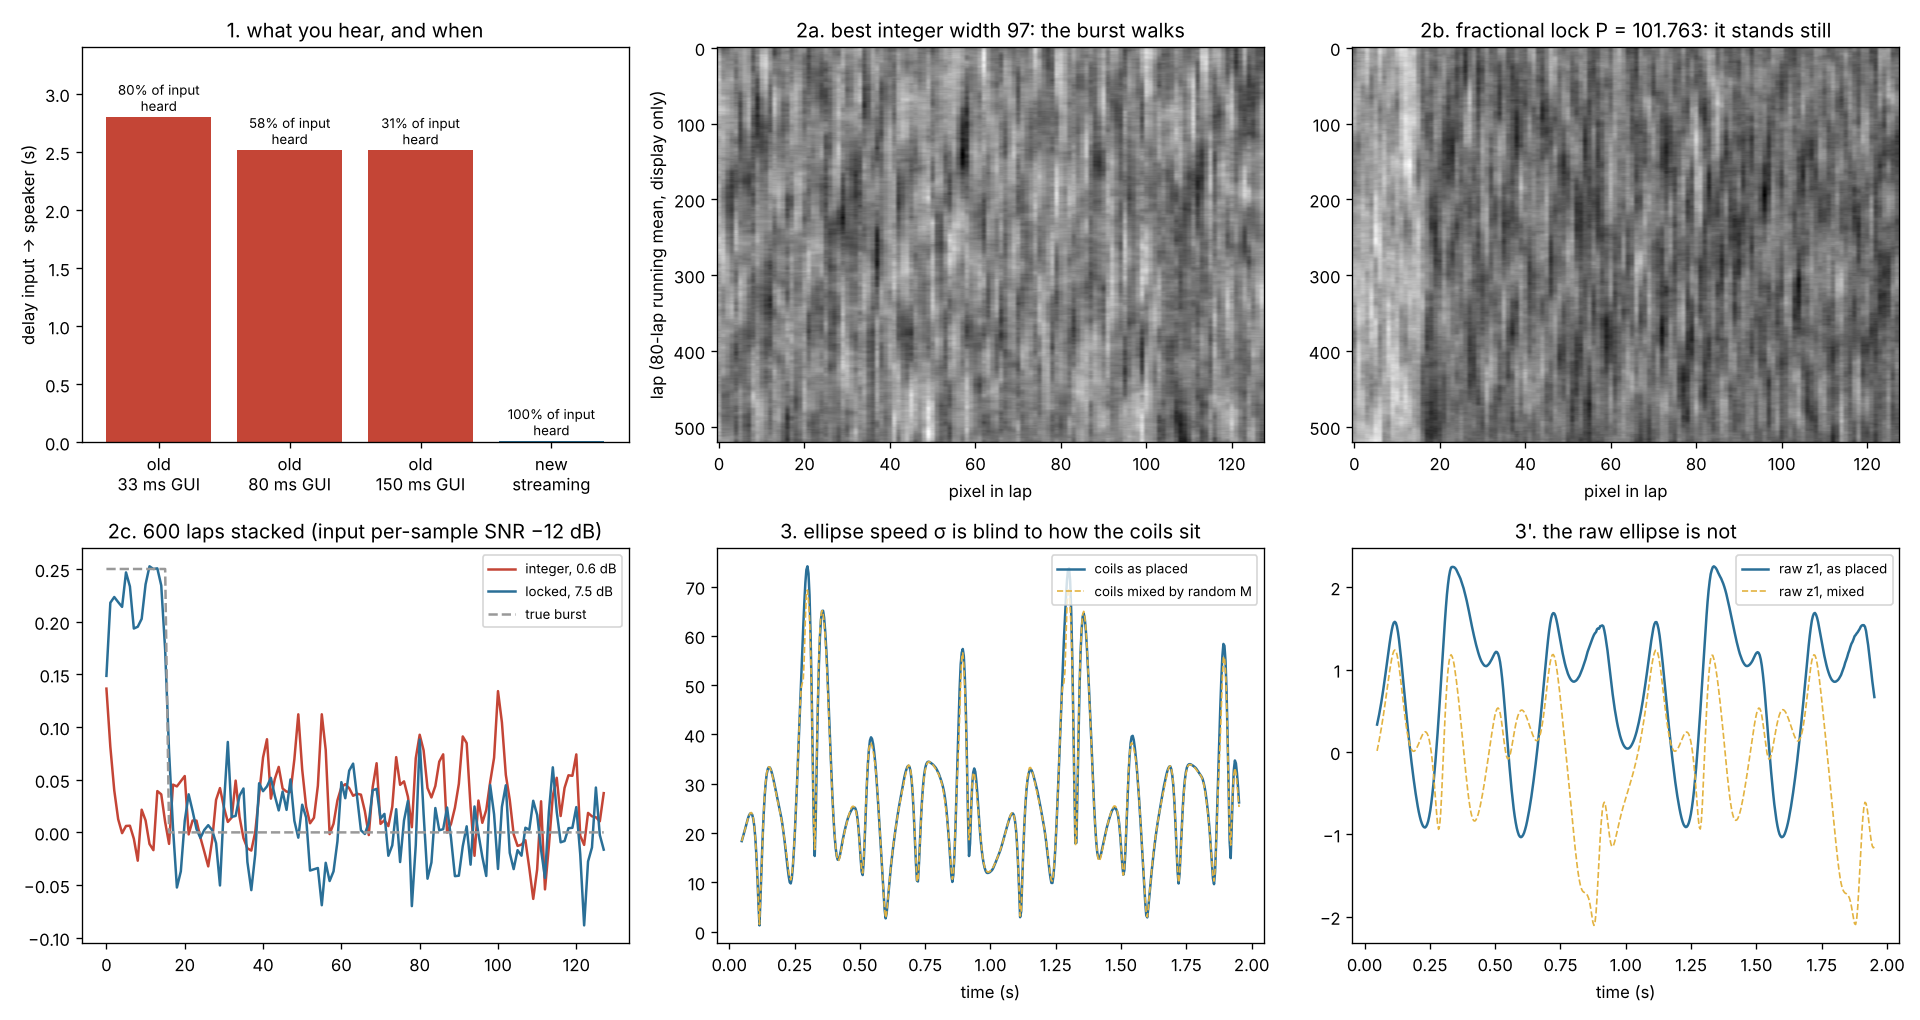

Write Python code to recreate this figure.
"""
bench/bench.py -- everything that can be checked without the guitar.

  1. Listening path: the old Tempest Explorer sonification (queue the whole
     raster window each GUI frame, play its first 1024 samples) vs the new
     streaming band filter inside the audio callback.  Measured: delay,
     how much of the input is actually heard, CPU per block.
  2. Fractional lap lock vs the best integer raster width, on a synthetic
     GSM-style 216.68 Hz buzz (period 101.763 samples at 22050 Hz) in noise.
  3. Two coils -> H^2: sigma and kappa of the field-ellipse path before and
     after a random mixing of the coils (rotation, gain mismatch, crosstalk).

Run:  python bench/bench.py      (writes bench/results.json and bench/*.png)
"""
import json
import os
import sys
import time

import numpy as np
import matplotlib

matplotlib.use("Agg")
import matplotlib.pyplot as plt

HERE = os.path.dirname(os.path.abspath(__file__))
sys.path.insert(0, os.path.join(HERE, ".."))
from gms import dsp  # noqa: E402

rng = np.random.default_rng(1)
fs = 22050
res = {}

# ============================================================== 1. listening
# Feed a ramp: input sample i has value i.  Whatever comes out of the speaker
# then says exactly which input sample it is and how late it is.
dur = 8.0
n = int(fs * dur)
ramp = np.arange(n, dtype=np.float64)


def old_path(x, frame_s, w=220, buf_s=2.5, start_s=3.0):
    """Tempest Explorer as written: every GUI frame (period frame_s) the last
    h*w samples of the 2.5 s ring are queued (deque maxlen 10); the output
    callback pops one queued block per 1024-sample period and plays its first
    1024 samples."""
    buf_len = int(fs * buf_s)
    h = min(600, buf_len // w)
    win = h * w
    out = np.full(len(x), np.nan)
    queue = []
    next_frame = start_s
    for start in range(int(start_s * fs), len(x) - 1024, 1024):
        now = start / fs
        while next_frame <= now:
            p = int(next_frame * fs)
            queue.append(x[p - win:p])
            queue = queue[-10:]
            next_frame += frame_s
        if queue:
            out[start:start + 1024] = queue.pop(0)[:1024]
    return out


def new_path(x, block=256, start_s=3.0):
    """New: each input block is filtered and written to the output in the
    same duplex callback; it reaches the speaker one block later."""
    out = np.full(len(x), np.nan)
    times = []
    band = dsp.StreamingBand(fs, 217.0, 20.0)
    for s0 in range(int(start_s * fs), len(x) - 2 * block, block):
        blk = x[s0:s0 + block]
        t0 = time.perf_counter()
        band.process(rng.normal(size=block))   # the real cost per block
        times.append(time.perf_counter() - t0)
        out[s0 + block:s0 + 2 * block] = blk    # identity of what is played
    return out, np.array(times)


def describe(out):
    played = np.isfinite(out)
    idx = np.arange(len(out))[played]
    delay = (idx - out[played]) / fs
    span = int(np.sum(played))
    heard_fraction = span / (len(out) - int(3.0 * fs))
    unique_inputs = len(np.unique(out[played].astype(np.int64)))
    return dict(delay_median_s=float(np.median(delay)), delay_max_s=float(np.max(delay)),
                speaker_busy_fraction=float(heard_fraction),
                input_coverage=float(unique_inputs / (len(out) - int(3.0 * fs))))


rows1 = {}
for frame_s in [0.033, 0.08, 0.15]:
    rows1[f"old_gui_{int(frame_s * 1000)}ms"] = describe(old_path(ramp, frame_s))
o_new, ptimes = new_path(ramp)
rows1["new_streaming"] = describe(o_new)
rows1["new_streaming"]["cpu_us_per_256_block_bandpass"] = float(np.median(ptimes) * 1e6)
res["listening"] = rows1
for k, v in rows1.items():
    print("1.", k, {kk: round(vv, 4) for kk, vv in v.items()})

# ============================================================== 2. lock
T = fs / 216.68                     # GSM TDMA frame rate -> fractional period
n2 = int(fs * 3.0)
tt2 = np.arange(n2)
burst = ((tt2 % T) / T < 0.125).astype(float)          # 1 of 8 slots on
x2 = 0.25 * burst + rng.normal(size=n2)                 # buried: per-sample SNR -12 dB
W, H = 128, 600
# best integer width (what an integer raster can do)
best = None
for P in range(95, 110):
    R, _ = dsp.fold(x2, 0, float(P), W, H)
    sc = dsp.profile_snr(dsp.stack_profile(R), R)
    if best is None or sc > best[1]:
        best = (P, sc)
P_int = best[0]
R_int, _ = dsp.fold(x2, 0, float(P_int), W, H)
# fractional: harmonic-comb acquisition, then the lap lock
P_acq, comb_db = dsp.acquire(x2, fs, 150, 300)
L = dsp.LapLock(P_acq, w=W)
trace = []
for it in range(30):
    R, _ = dsp.fold(x2, 0, L.P, W, H)
    L.update(R)
    trace.append(L.P)
R_frac, _ = dsp.fold(x2, 0, L.P, W, H)
snr_int = dsp.profile_snr(dsp.stack_profile(R_int), R_int)
snr_frac = dsp.profile_snr(dsp.stack_profile(R_frac), R_frac)
prof_true = ((np.arange(W) / W) < 0.125).astype(float) * 0.25
drift_int = (T - P_int) / T * W * H  # pixels the burst walks across the picture
res["lock"] = dict(true_period=T, best_integer_width=P_int, acquired_period=P_acq,
                   comb_gain_db=comb_db, locked_period=L.P,
                   period_error_ppm=float((L.P - T) / T * 1e6),
                   stacked_snr_db_integer=snr_int, stacked_snr_db_locked=snr_frac,
                   burst_walk_px_integer_over_600_laps=float(drift_int),
                   lock_quality=L.quality, trace=trace)
print(f"2. true lap {T:.4f}; best integer {P_int}; locked {L.P:.4f}"
      f" ({res['lock']['period_error_ppm']:.1f} ppm); stacked SNR {snr_int:.1f} -> {snr_frac:.1f} dB;"
      f" integer raster walks {drift_int:.0f} px over 600 laps")

# ============================================================== 3. H2
n3 = int(fs * 2.0)
t3 = np.arange(n3) / fs
f0 = 1000.0
# polarisation that changes with a slow "voice": axis ratio and phase
a = 1.0 + 0.6 * np.sin(2 * np.pi * 3.0 * t3)
b = 0.8 + 0.5 * np.sin(2 * np.pi * 5.0 * t3 + 1.0)
phi = 0.9 + 0.7 * np.sin(2 * np.pi * 2.0 * t3)
fx = a * np.cos(2 * np.pi * f0 * t3)
fy = b * np.cos(2 * np.pi * f0 * t3 + phi)
reader = dsp.H2Reader(fs)
base_sig = reader.read(fx + 0.01 * rng.normal(size=n3), fy + 0.01 * rng.normal(size=n3))
rows3 = []
for trial in range(10):
    M = rng.normal(size=(2, 2))
    if np.linalg.det(M) < 0:
        M[:, 0] *= -1
    mx, my = M @ np.vstack([fx, fy])
    r2 = reader.read(mx + 0.01 * rng.normal(size=n3), my + 0.01 * rng.normal(size=n3))
    m = slice(10, -10)
    # kappa = turning per unit speed: only meaningful where the ellipse moves
    moving = base_sig["sigma"][m] > np.percentile(base_sig["sigma"][m], 40)
    corr_sigma = np.corrcoef(base_sig["sigma"][m], r2["sigma"][m])[0, 1]
    corr_kappa = np.corrcoef(base_sig["kappa"][m][moving], r2["kappa"][m][moving])[0, 1]
    corr_raw = np.corrcoef(base_sig["z1"][m], r2["z1"][m])[0, 1]
    if trial == 0 or abs(corr_raw) < min(abs(r["corr_raw_z1"]) for r in rows3):
        mix_example = (base_sig, r2)   # plot the mix that scrambles the raw ellipse most
    rows3.append(dict(cond_M=float(np.linalg.cond(M)), corr_sigma=float(corr_sigma),
                      corr_kappa=float(corr_kappa), corr_raw_z1=float(corr_raw),
                      ellipticity_mean=float(np.mean(r2["ellipticity"]))))
    print(f"3. mix cond={np.linalg.cond(M):5.1f}  corr sigma {corr_sigma:.4f}  kappa {corr_kappa:.4f}"
          f"  raw z1 {corr_raw:+.3f}")
# degenerate case: linearly polarised field (both coils see the same signal)
lin = reader.read(fx, 0.5 * fx + 1e-4 * rng.normal(size=n3))
res["h2"] = dict(rows=rows3, linear_case_ellipticity=float(np.median(lin["ellipticity"])))
print(f"3. linear polarisation -> median ellipticity {res['h2']['linear_case_ellipticity']:.4f} (degenerate)")

with open(os.path.join(HERE, "results.json"), "w") as fh:
    json.dump(res, fh, indent=1, default=float)

# ============================================================== figures
fig, ax = plt.subplots(2, 3, figsize=(16, 8.5))
keys = list(rows1.keys())
xs = np.arange(len(keys))
ax[0, 0].bar(xs, [rows1[k]["delay_median_s"] for k in keys], color=["#c44536"] * 3 + ["#2a6f97"])
ax[0, 0].set_xticks(xs, ["old\n33 ms GUI", "old\n80 ms GUI", "old\n150 ms GUI", "new\nstreaming"])
ax[0, 0].set_ylabel("delay input → speaker (s)")
ax[0, 0].set_title("1. what you hear, and when")
for i, k in enumerate(keys):
    ax[0, 0].text(i, rows1[k]["delay_median_s"] + 0.05,
                  f"{rows1[k]['input_coverage'] * 100:.0f}% of input\nheard", ha="center", fontsize=8)
ax[0, 0].set_ylim(0, 3.4)
def vsmooth(R, k=80):
    ker = np.ones(k) / k
    return np.apply_along_axis(lambda c: np.convolve(c, ker, mode="valid"), 0, R)


ax[0, 1].imshow(vsmooth(R_int), aspect="auto", cmap="gray")
ax[0, 1].set_title(f"2a. best integer width {P_int}: the burst walks")
ax[0, 1].set_xlabel("pixel in lap")
ax[0, 1].set_ylabel("lap (80-lap running mean, display only)")
ax[0, 2].imshow(vsmooth(R_frac), aspect="auto", cmap="gray")
ax[0, 2].set_title(f"2b. fractional lock P = {L.P:.3f}: it stands still")
ax[0, 2].set_xlabel("pixel in lap")
ax[1, 0].plot(dsp.stack_profile(R_int), color="#c44536", label=f"integer, {snr_int:.1f} dB")
ax[1, 0].plot(dsp.stack_profile(R_frac), color="#2a6f97", label=f"locked, {snr_frac:.1f} dB")
ax[1, 0].plot(prof_true, color="#999", ls="--", label="true burst")
ax[1, 0].set_title("2c. 600 laps stacked (input per-sample SNR −12 dB)")
ax[1, 0].legend(fontsize=8)
bs, r2 = mix_example
m = slice(10, -10)
ax[1, 1].plot(bs["t"][m], bs["sigma"][m], color="#2a6f97", lw=1.5, label="coils as placed")
ax[1, 1].plot(r2["t"][m], r2["sigma"][m], color="#e3b341", lw=1, ls="--", label="coils mixed by random M")
ax[1, 1].set_title("3. ellipse speed σ is blind to how the coils sit")
ax[1, 1].set_xlabel("time (s)")
ax[1, 1].legend(fontsize=8)
ax[1, 2].plot(bs["t"][m], bs["z1"][m], color="#2a6f97", lw=1.5, label="raw z1, as placed")
ax[1, 2].plot(r2["t"][m], r2["z1"][m], color="#e3b341", lw=1, ls="--", label="raw z1, mixed")
ax[1, 2].set_title("3'. the raw ellipse is not")
ax[1, 2].set_xlabel("time (s)")
ax[1, 2].legend(fontsize=8)
fig.tight_layout()
fig.savefig(os.path.join(HERE, "bench.png"), dpi=120)
print("wrote bench/bench.png and bench/results.json")
